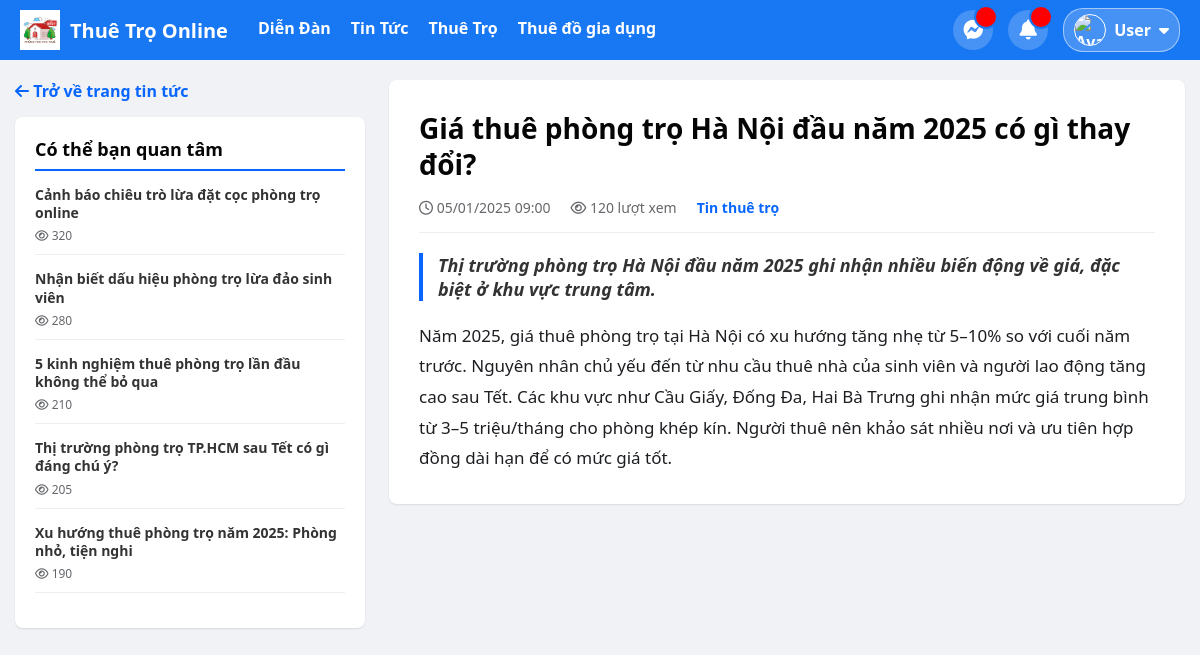
Page /news-detail.php?id=1 (signed in) on the committed database.
### tables this page shows
CREATE TABLE news (
    id INT AUTO_INCREMENT PRIMARY KEY,
    title VARCHAR(255) NOT NULL COMMENT 'Tiêu đề tin',
    slug VARCHAR(255) NOT NULL UNIQUE COMMENT 'Slug SEO',
    image_url VARCHAR(255) DEFAULT NULL COMMENT 'Ảnh đại diện tin',
    category VARCHAR(100) NOT NULL COMMENT 'Thể loại tin tức',
    summary TEXT COMMENT 'Mô tả ngắn',
    content LONGTEXT NOT NULL COMMENT 'Nội dung chi tiết',
    views INT DEFAULT 0 COMMENT 'Lượt xem',
    created_at DATETIME DEFAULT CURRENT_TIMESTAMP COMMENT 'Ngày đăng',
    INDEX idx_category (category),
    INDEX idx_views (views)
);

### public/news-detail.php (the view, shortened to what this page needs)
<?php
require_once __DIR__ . '/../config/db.php';
$id = isset($_GET['id']) ? (int)$_GET['id'] : 0;
$newsItem = null;
if ($id) {
    $pdo->exec("UPDATE news SET views = views + 1 WHERE id = $id");
    $stmt = $pdo->prepare("SELECT * FROM news WHERE id = ?");
    $stmt->execute([$id]);
    $newsItem = $stmt->fetch();
}
try {
    $stmtTop = $pdo->query("SELECT * FROM news ORDER BY views DESC LIMIT 5");
    $topNews = $stmtTop->fetchAll();
} catch (PDOException $e) {
    $topNews = [];
}
?>
<!doctype html>
<html lang="vi">
<head>
    <link rel="stylesheet" href="/assets/css/style.css">
    <link rel="stylesheet" href="https://cdnjs.cloudflare.com/ajax/libs/font-awesome/6.4.0/css/all.min.css">
</head>
<body>
<?php include __DIR__ . '/includes/header.php'; ?>
<div class="container">
    <aside class="sidebar">
        <a href="/news.php" class="btn-back"><i class="fa-solid fa-arrow-left"></i> Trở về trang tin tức</a>
        <div class="sidebar-card">
            <div class="sidebar-title">Có thể bạn quan tâm</div>
            <div class="top-news-list">
                <?php foreach ($topNews as $item): ?>
                    <a href="/news-detail.php?id=<?= $item['id'] ?>" class="top-news-item">
                        <div class="top-news-info">
                            <h4><?= htmlspecialchars($item['title']) ?></h4>
                            <div class="top-news-views"><i class="fa-regular fa-eye"></i> <?= number_format($item['views']) ?></div>
                        </div>
                    </a>
                <?php endforeach; ?>
            </div>
        </div>
    </aside>
    <main class="main-content">
        <article class="detail-card">
            <h1 class="detail-title"><?= htmlspecialchars($newsItem['title']) ?></h1>
            <div class="detail-meta">
                <span><i class="fa-regular fa-clock"></i> <?= date('d/m/Y H:i', strtotime($newsItem['created_at'])) ?></span>
                <span><i class="fa-regular fa-eye"></i> <?= number_format($newsItem['views']) ?> lượt xem</span>
                <span style="color: var(--primary-color); font-weight: bold;"><?= htmlspecialchars($newsItem['category']) ?></span>
            </div>
            <div class="detail-summary">
                <?= nl2br(htmlspecialchars($newsItem['summary'])) ?>
            </div>
            <div class="detail-body">
                <?= nl2br(htmlspecialchars($newsItem['content'])) ?>
            </div>
        </article>
    </main>
</div>
<?php if (file_exists(__DIR__ . '/includes/footer.php')) include __DIR__ . '/includes/footer.php'; ?>
</body>
</html>

### public/assets/css/style.css (style rules this page uses)
body { font-family: Arial, sans-serif; margin: 16px; }

### public/news-detail.php (style rules this page uses)
:root { --bg-color: #f0f2f5; --card-bg: #ffffff; --primary-color: #0866ff; --text-color: #050505; --secondary-text: #65676b; }
body { font-family: 'Segoe UI', Helvetica, Arial, sans-serif; background-color: var(--bg-color); margin: 0; padding: 0; color: var(--text-color); }
.container { max-width: 1200px; margin: 20px auto; padding: 0 15px; display: grid; grid-template-columns: 350px 1fr; gap: 24px; }
.sidebar { position: sticky; top: 20px; height: fit-content; }
.sidebar-card { background: var(--card-bg); border-radius: 8px; box-shadow: 0 1px 2px rgba(0, 0, 0, 0.1); padding: 20px; margin-bottom: 20px; }
.sidebar-title { font-size: 18px; font-weight: 700; margin-bottom: 15px; border-bottom: 2px solid var(--primary-color); padding-bottom: 8px; }
.top-news-item { display: block; margin-bottom: 15px; border-bottom: 1px solid #eee; padding-bottom: 10px; text-decoration: none; color: inherit; }
.top-news-info h4 { margin: 0 0 5px 0; font-size: 14px; font-weight: 600; line-height: 1.3; color: #333; }
.top-news-views { font-size: 12px; color: var(--secondary-text); }
.detail-card { background: white; padding: 30px; border-radius: 8px; box-shadow: 0 1px 2px rgba(0,0,0,0.1); }
.detail-title { font-size: 28px; font-weight: 700; margin: 0 0 15px 0; line-height: 1.3; }
.detail-meta { color: var(--secondary-text); margin-bottom: 20px; padding-bottom: 15px; border-bottom: 1px solid #eee; display: flex; gap: 20px; font-size: 14px; }
.detail-summary { font-weight: 600; font-size: 18px; margin-bottom: 20px; color: #333; font-style: italic; border-left: 4px solid var(--primary-color); padding-left: 15px; }
.detail-body { font-size: 17px; line-height: 1.8; color: #1c1e21; }
.btn-back { display: inline-block; margin-bottom: 15px; text-decoration: none; color: var(--primary-color); font-weight: 600; }

### rows in the picture
news: title "Cảnh báo chiêu trò lừa đặt cọc phòng trọ online", views "320"
news: title "Nhận biết dấu hiệu phòng trọ lừa đảo sinh viên", views "280"
news: title "5 kinh nghiệm thuê phòng trọ lần đầu không thể bỏ qua", views "210"
news: title "Thị trường phòng trọ TP.HCM sau Tết có gì đáng chú ý?", views "205"
news: title "Xu hướng thuê phòng trọ năm 2025: Phòng nhỏ, tiện nghi", views "190"
news: title "Giá thuê phòng trọ Hà Nội đầu năm 2025 có gì thay đổi?", created_at "05/01/2025 09:00", views "120", category "Tin thuê trọ", summary "Thị trường phòng trọ Hà Nội đầu năm 2025 ghi nhận nhiều biến động về giá, đặc biệt ở khu vực trung tâm.", content "Năm 2025, giá thuê phòng trọ tại Hà Nội có xu hướng tăng nhẹ từ 5–10% so với cuối năm trước. Nguyên nhân chủ yếu đến từ nhu cầu thuê nhà của sinh viên và người lao động tăng cao sau Tết. Các khu vực như Cầu Giấy, Đống Đa, Hai Bà Trưng ghi nhận mức giá trung bình từ 3–5 triệu/tháng cho phòng khép kín. Người thuê nên khảo sát nhiều nơi và ưu tiên hợp đồng dài hạn để có mức giá tốt."

### other values in the picture
$displayName "User"
